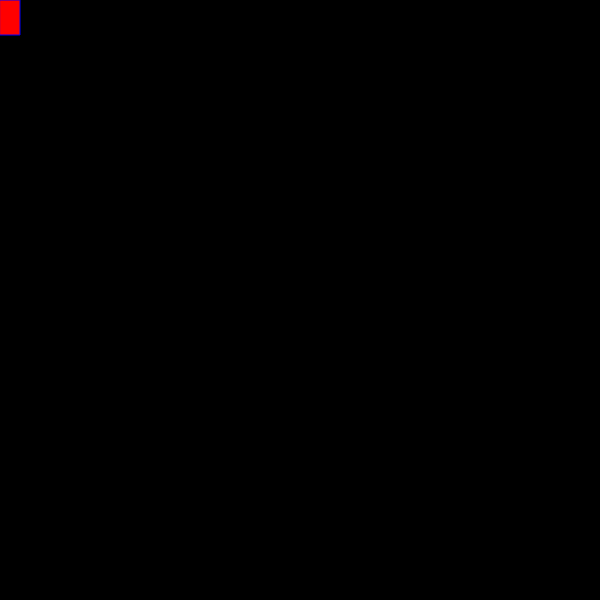
Frame 1 (no input)
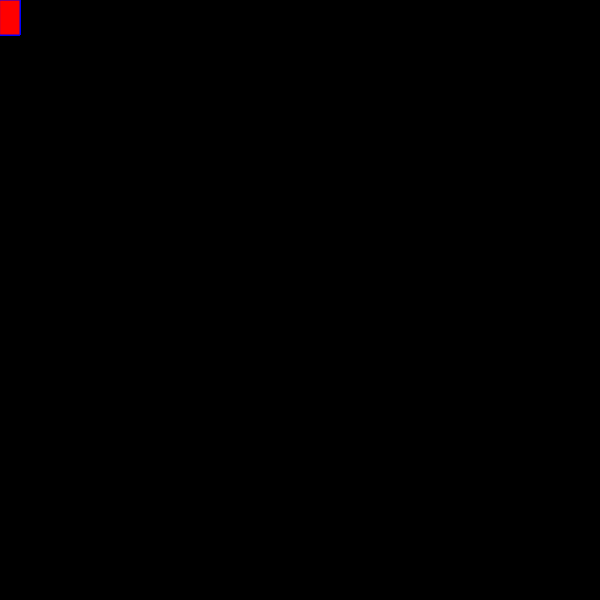
Frame 60 (no input)
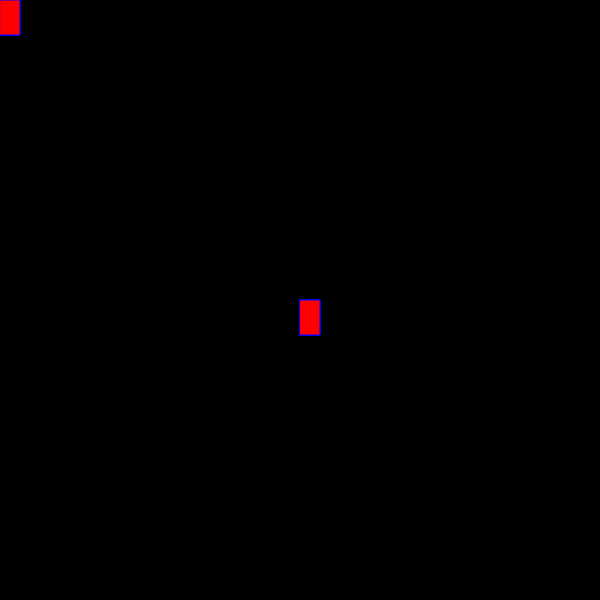
Frame 120 (the mouse pressed at the canvas centre since frame 60)

The p5.js sketch that drew these frames (run headless with seeded random() and noise() and a simulated clock; from frame 60 on, the mouse is pressed at the canvas centre):

// p5.js sketch
// ── sketch.js
function setup() {
    createCanvas(600, 600);
    background("black");
  }
  
  function draw() {
    stroke("blue");
    fill("red");
         
    nf(mouseIsPressed) 
      rect(mouseX, mouseY, 20, 35);
    
  }
